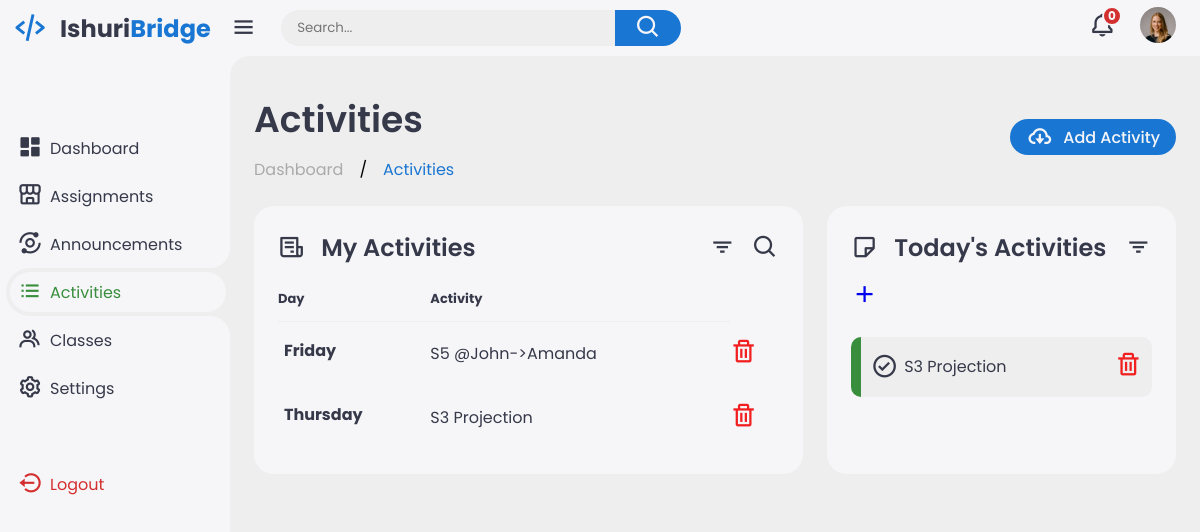
The app's page /activities/ (signed in) with its own data.
### base/models.py (models this page shows, shortened)
class Teacher(AbstractBaseUser, PermissionsMixin):
    email = models.EmailField(unique=True, null=True)
    name = models.CharField(max_length=150, unique=True, null=True)
    is_active = models.BooleanField(default=True)
    is_staff = models.BooleanField(default=False)
    avatar = models.ImageField(null=False, default='avatar.svg')
    objects = CustomUserManager()
    USERNAME_FIELD = 'email'
    REQUIRED_FIELDS = ['username']

class Event(models.Model):
    host = models.ForeignKey(Teacher, on_delete=models.CASCADE, null=True)
    name = models.CharField(max_length=200, null=False)
    description = models.TextField(null=False)
    day = models.CharField(max_length=200,null=True)

### base/views.py (the view)
# urls.py: path('activities/', views.viewActivities, name="view-activities"),
@login_required(login_url='login')
def viewActivities(request):
    owner = Q(host=request.user)
    now = datetime.now()
    current_day = now.strftime("%A")
    current_time = Q(day=current_day)
    activities_today = Event.objects.filter(owner & current_time)
    activities = Event.objects.filter(host=request.user)
    events = Event.objects.all()
    announcements = Announcement.objects.all()
    context = {'events': events, 'announcements': announcements, 'activities_today': activities_today, 'activities': activities}
    return render(request, 'html/schedule-view.html', context)

### base/templates/html/schedule-view.html
{% extends 'main.html' %}
{% load static %}
{% block content %}
<div class="sidebar">
    <a href="#" class="logo">
        <i class='bx bx-code-alt'></i>
        <div class="logo-name"><span>Ishuri</span>Bridge</div>
    </a>
    <ul class="side-menu">
        <li><a href="{% url 'teacher' %}"><i class='bx bxs-dashboard'></i>Dashboard</a></li>
        <li><a href="{% url 'view-assignments' %}"><i class='bx bx-store-alt'></i>Assignments</a></li>
        <li><a href="#"><i class='bx bx-analyse'></i>Announcements</a></li>
        <li class="active"><a href="{% url 'view-activities'%}"><i class='bx bx-list-ul'></i>Activities</a></li>
        <li><a href="{% url 'classes-view' %}"><i class='bx bx-group'></i>Classes</a></li>
        <li><a href="{% url 'user-profile' request.user.id%}"><i class='bx bx-cog'></i>Settings</a></li>
    </ul>
    <ul class="side-menu">
        <li>
            <a href="{% url 'logout' %}" class="logout">
                <i class='bx bx-log-out-circle'></i>
                Logout
            </a>
        </li>
    </ul>
</div>
<div class="content">
    <main>
        <div class="header">
            <div class="left">
                <h1>Activities</h1>
                <ul class="breadcrumb">
                    <li><a href="#">
                            Dashboard
                        </a></li>
                    /
                    <li><a href="#" class="active">Activities</a></li>
                </ul>
            </div>
            <a href="{% url 'create-event' %}" class="report">
                <i class='bx bx-cloud-download'></i>
                <span>Add Activity</span>
            </a>
        </div>
        <div class="bottom-data">
            <div class="orders">
                <div class="header">
                    <i class='bx bx-receipt'></i>
                    <h3>My Activities</h3>
                    <i class='bx bx-filter'></i>
                    <i class='bx bx-search'></i>
                </div>
                <table>
                    <thead>
                        <tr>
                            <th>Day</th>
                            <th>Activity</th>
                        </tr>
                    </thead>
                    <tbody>
                        {% for field in activities %}
                        <tr>
                            <td><strong>{{field.day}}</strong></td>
                            <td>{{field.name}}</td>
                            <td><a><i class='bx bx-trash' style="color: rgb(241, 31, 31);"></i></a></td>
                        </tr>
                        {% endfor %}
                    </tbody>
                </table>
            </div>
            <div class="reminders">
                <div class="header">
                    <i class='bx bx-note'></i>
                    <h3>Today's Activities</h3>
                    <i class='bx bx-filter'></i>
                    <a href="{% url 'create-event' %}"><i class='bx bx-plus'"></i></a>
                </div>
                <ul class="task-list">
                    {% for field in  activities_today %}
                    <li class="completed">
                        <div class="task-title">
                            <i class='bx bx-check-circle'></i>
                            <p>{{field.name}}</p>
                        </div>
                        <a><i class='bx bx-trash' style="color: rgb(241, 31, 31);"></i></a>
                    </li>
                    {% endfor %}
                </ul>
            </div>
        </div>
    </main>
</div>
{% endblock content %}

### templates/main.html (shortened to what this page needs)
<!DOCTYPE html>
{% load static %}
<html lang="en">
<head>
    <link href='https://unpkg.com/boxicons@2.1.4/css/boxicons.min.css' rel='stylesheet'>
    <link rel="stylesheet" href="{% static 'style.css' %}">
</head>
<body>
  <div class="content">
    <nav>
      <i class='bx bx-menu'></i>
      <form action="#">
          <div class="form-input">
              <input type="search" placeholder="Search...">
              <button class="search-btn" type="submit"><i class='bx bx-search'></i></button>
          </div>
      </form>
      <a href="#" class="notif">
          <i class='bx bx-bell'></i>
          <span class="count">{{announcements.count}}</span>
      </a>
      <a href="{% url 'user-profile' request.user.id %}" class="profile">
          <img src="{{user.avatar.url}}">
      </a>
  </nav>
  </div>
  {% block content %}
  {% endblock content %}
</body>

### records on screen
Teacher: avatar (picture)
Event: day "Friday", name "S5 @John->Amanda"
Event: day "Thursday", name "S3 Projection"

### other values on screen
{{ announcements.count }} "0"
